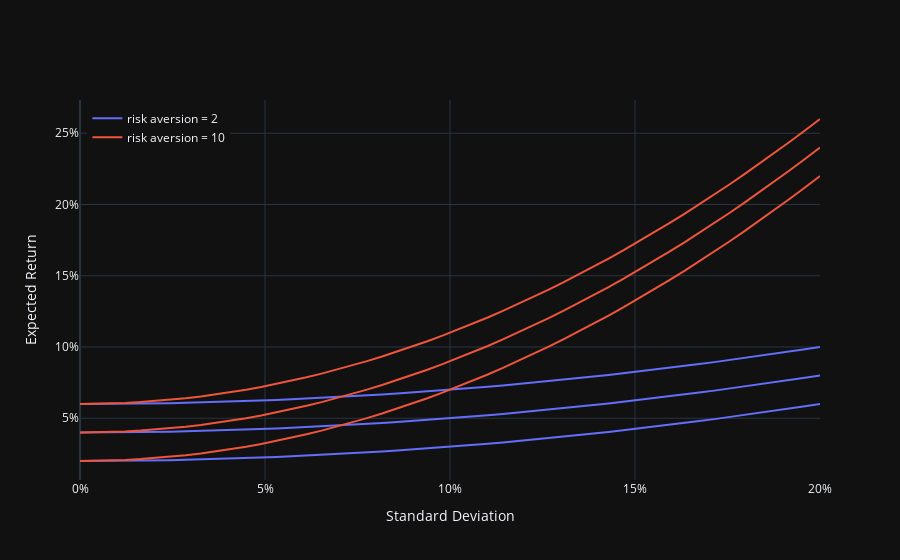

Here is the notebook cell this chart was saved with:
### Code cell
import plotly.graph_objects as go
import numpy as np
import plotly.io as pio

plotly_template = pio.templates["plotly_dark"]
colors = plotly_template.layout.colorway
blue = colors[0]
red = colors[1]

raver1, raver2 = 2, 10
traces = []
x = np.linspace(0,0.2,50)

for A, color in zip((raver1, raver2), (blue, red)):
  mn = 0.02
  trace = go.Scatter(
            x=x,
            y=mn + 0.5 * A * x ** 2,
            mode="lines",
            line=dict(color=color),
            hovertemplate=f"risk aversion = {A}<br>utility = {mn:.2f}<extra></extra>",
            name=f"risk aversion = {A}"
  )
  traces.append(trace)
  for mn in (0.04, 0.06):

    trace = go.Scatter(
                x=x,
                y=mn + 0.5*A*x**2,
                mode="lines",
                line=dict(color=color),
                hovertemplate=f"risk aversion = {A}<br>utility = {mn:.2f}<extra></extra>",
                showlegend=False
    )
    traces.append(trace)

fig = go.Figure()
for trace in traces:
  fig.add_trace(trace)

fig.update_layout(
        template="plotly_dark",
        yaxis_tickformat=".0%",
        xaxis_tickformat=".0%",
        xaxis_title="Standard Deviation",
        yaxis_title="Expected Return",
        legend=dict(
          yanchor="top",
          y=0.99,
          xanchor="left",
          x=0.01),
)

fig.show()
